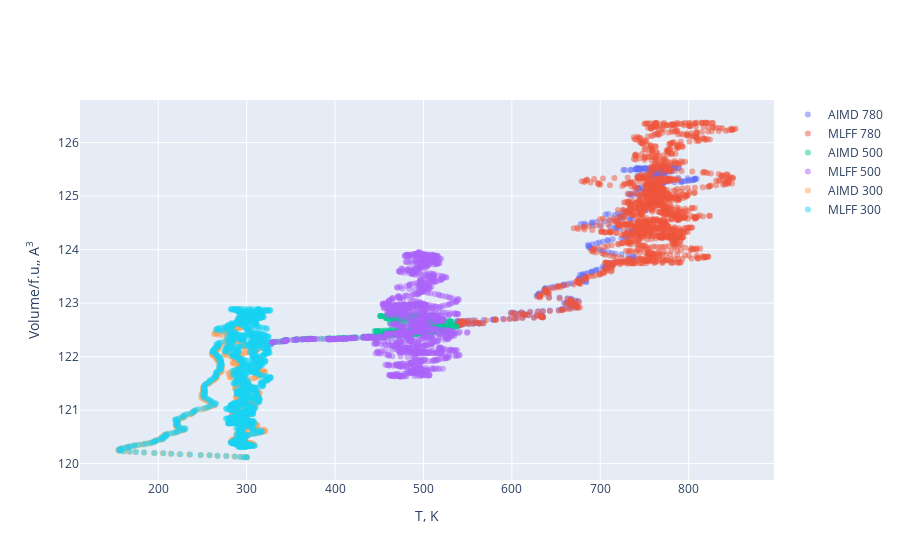

This figure's notebook cell:
### Markdown cell above
Depending on the property of an interest and system under study variety of other tests could be performed. The general tests are comparison of structure volumes and RDFs from AIMD and MLFF runs. High overlap in volume and RDF show that lattice parameters and surroundings of atoms respectively are well replicated with MLFF.

### Code cell
from pymatgen.core import Structure
from pymatgen.io.vasp.outputs import Xdatcar
import os
from os import path
import xml.etree.ElementTree as ET
from pymatgen.io.vasp.outputs import Vasprun
import numpy as np
from plotly.subplots import make_subplots
import plotly.graph_objects as go
import plotly.io as pio

AIMD_dir_780 = '/Users/sona/Desktop/Research/project_2/tetragonal-li2sis3/aimd/780_aimd/'
ML_dir_780 = '/Users/sona/Desktop/Research/project_2/tetragonal-li2sis3/MD/780_md/'
AIMD_dir_500 = '/Users/sona/Desktop/Research/project_2/tetragonal-li2sis3/aimd/500_aimd/'
ML_dir_500 = '/Users/sona/Desktop/Research/project_2/tetragonal-li2sis3/MD/500_md/'
AIMD_dir_300 = '/Users/sona/Desktop/Research/project_2/tetragonal-li2sis3/aimd/300_aimd/'
ML_dir_300 = '/Users/sona/Desktop/Research/project_2/tetragonal-li2sis3/MD/300_md/'


f_u = 4
supercell = 3*3*2

outcar_a_780 = f'{AIMD_dir_780}OUTCAR'
outcar_a_500 = f'{AIMD_dir_500}OUTCAR'
outcar_a_300 = f'{AIMD_dir_300}OUTCAR'

oszicar_a_780 = f'{AIMD_dir_780}OSZICAR'
oszicar_a_500 = f'{AIMD_dir_500}OSZICAR'
oszicar_a_300 = f'{AIMD_dir_300}OSZICAR'

outcar_m_780 = f'{ML_dir_780}OUTCAR'
outcar_m_500 = f'{ML_dir_500}OUTCAR'
outcar_m_300 = f'{ML_dir_300}OUTCAR'

oszicar_m_780 = f'{ML_dir_780}OSZICAR'
oszicar_m_500 = f'{ML_dir_500}OSZICAR'
oszicar_m_300 = f'{ML_dir_300}OSZICAR'

volume_a_780 = []
volume_a_500 = []
volume_a_300 = []

volume_m_780 = []
volume_m_500 = []
volume_m_300 = []

T_a_780 = []
T_a_500 = []
T_a_300 = []

T_m_780 = []
T_m_500 = []
T_m_300 = []


with open(outcar_a_780, mode = 'r') as file:
    lines = file.readlines()

    for line in lines:
        if "volume of cell :" in line:
            volume_a_780.append(float(line.split()[4])/f_u/supercell)

with open(outcar_a_500, mode = 'r') as file:
    lines = file.readlines()

    for line in lines:
        if "volume of cell :" in line:
            volume_a_500.append(float(line.split()[4])/f_u/supercell)

with open(outcar_a_300, mode = 'r') as file:
    lines = file.readlines()

    for line in lines:
        if "volume of cell :" in line:
            volume_a_300.append(float(line.split()[4])/f_u/supercell)

with open(oszicar_a_780, mode = 'r') as file:
    lines = file.readlines()

    for line in lines:
        if "T=" in line:
            T_a_780.append(float(line.split()[2]))

with open(oszicar_a_500, mode = 'r') as file:
    lines = file.readlines()

    for line in lines:
        if "T=" in line:
            T_a_500.append(float(line.split()[2]))

with open(oszicar_a_300, mode = 'r') as file:
    lines = file.readlines()

    for line in lines:
        if "T=" in line:
            T_a_300.append(float(line.split()[2]))

with open(outcar_m_780, mode = 'r') as file:
    lines = file.readlines()

    for line in lines:
        if "volume of cell :" in line:
            volume_m_780.append(float(line.split()[4])/f_u/supercell)

with open(outcar_m_500, mode = 'r') as file:
    lines = file.readlines()

    for line in lines:
        if "volume of cell :" in line:
            volume_m_500.append(float(line.split()[4])/f_u/supercell)

with open(outcar_m_300, mode = 'r') as file:
    lines = file.readlines()

    for line in lines:
        if "volume of cell :" in line:
            volume_m_300.append(float(line.split()[4])/f_u/supercell)

with open(oszicar_m_780, mode = 'r') as file:
    lines = file.readlines()

    for line in lines:
        if "T=" in line:
            T_m_780.append(float(line.split()[2]))

with open(oszicar_m_500, mode = 'r') as file:
    lines = file.readlines()

    for line in lines:
        if "T=" in line:
            T_m_500.append(float(line.split()[2]))

with open(oszicar_m_300, mode = 'r') as file:
    lines = file.readlines()

    for line in lines:
        if "T=" in line:
            T_m_300.append(float(line.split()[2]))

fig = make_subplots(rows=1, cols=1)

fig.add_trace(
    go.Scatter(x=T_a_780, y=volume_a_780, mode='markers', name='AIMD 780', marker={'opacity' : 0.5}), 
    row=1, col=1
)

fig.add_trace(
    go.Scatter(x=T_m_780, y=volume_m_780, mode='markers', name='MLFF 780', marker={'opacity' : 0.5}), 
     row=1, col=1
)

fig.add_trace(
    go.Scatter(x=T_a_500, y=volume_a_500, mode='markers', name='AIMD 500', marker={'opacity' : 0.5}), 
    row=1, col=1
)

fig.add_trace(
    go.Scatter(x=T_m_500, y=volume_m_500, mode='markers', name='MLFF 500', marker={'opacity' : 0.5}), 
     row=1, col=1
)

fig.add_trace(
    go.Scatter(x=T_a_300, y=volume_a_300, mode='markers', name='AIMD 300', marker={'opacity' : 0.5}), 
    row=1, col=1
)

fig.add_trace(
    go.Scatter(x=T_m_300, y=volume_m_300, mode='markers', name='MLFF 300', marker={'opacity' : 0.5}), 
     row=1, col=1
)

fig.update_xaxes(title_text='T, K')
fig.update_yaxes(title_text='Volume/f.u,, A<sup>3</sup>')

fig.show()

### Figure 1 — Plotly figure (JSON) as saved in the notebook; plotly's stock layout.template omitted (floating-point values rounded to 4 significant figures; data arrays with more than 128 entries replaced by an {"elided": "..."} marker saying what was removed)
{"data": [{"marker": {"opacity": 0.5}, "mode": "markers", "name": "AIMD 780", "type": "scatter", "x": {"elided": "415 int values"}, "xaxis": "x", "y": {"elided": "417 float values"}, "yaxis": "y"}, {"marker": {"opacity": 0.5}, "mode": "markers", "name": "MLFF 780", "type": "scatter", "x": {"elided": "1500 int values"}, "xaxis": "x", "y": {"elided": "1502 float values"}, "yaxis": "y"}, {"marker": {"opacity": 0.5}, "mode": "markers", "name": "AIMD 500", "type": "scatter", "x": {"elided": "672 int values"}, "xaxis": "x", "y": {"elided": "674 float values"}, "yaxis": "y"}, {"marker": {"opacity": 0.5}, "mode": "markers", "name": "MLFF 500", "type": "scatter", "x": {"elided": "1500 int values"}, "xaxis": "x", "y": {"elided": "1502 float values"}, "yaxis": "y"}, {"marker": {"opacity": 0.5}, "mode": "markers", "name": "AIMD 300", "type": "scatter", "x": {"elided": "780 int values"}, "xaxis": "x", "y": {"elided": "782 float values"}, "yaxis": "y"}, {"marker": {"opacity": 0.5}, "mode": "markers", "name": "MLFF 300", "type": "scatter", "x": {"elided": "1500 int values"}, "xaxis": "x", "y": {"elided": "1502 float values"}, "yaxis": "y"}], "layout": {"xaxis": {"anchor": "y", "domain": [0, 1], "title": {"text": "T, K"}}, "yaxis": {"anchor": "x", "domain": [0, 1], "title": {"text": "Volume/f.u,, A<sup>3</sup>"}}}}
